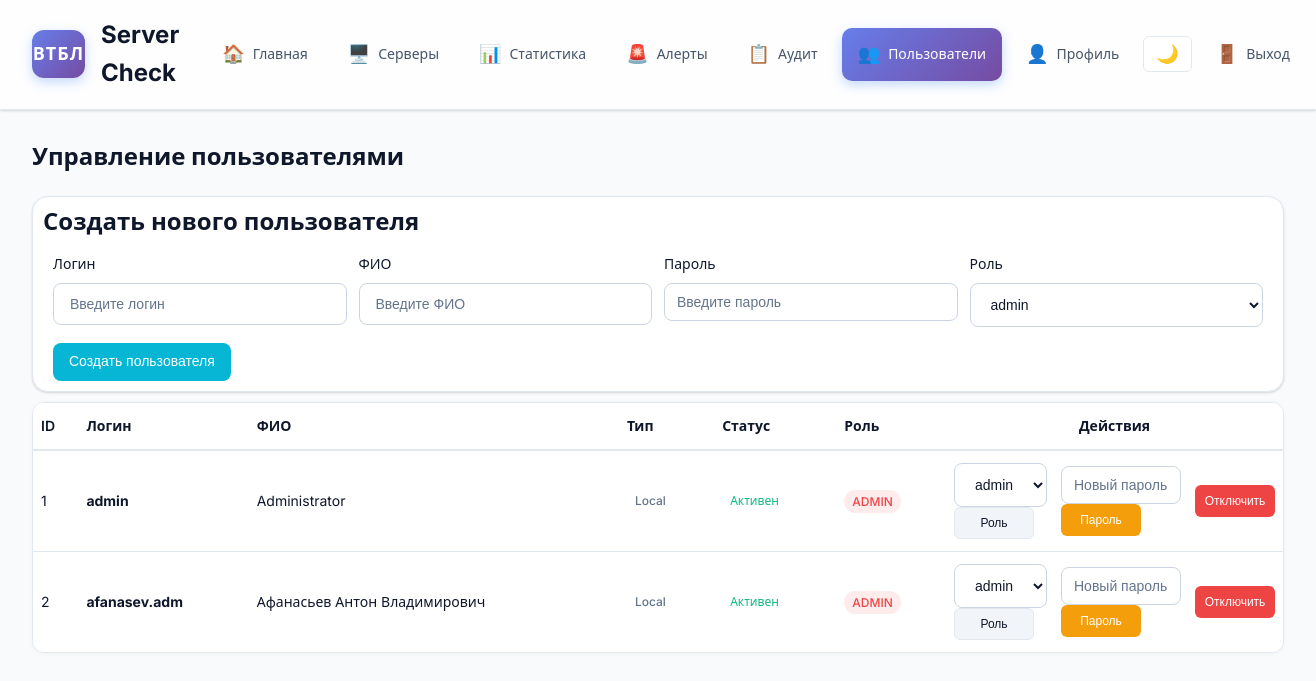
The app's page /users (signed in) with its own data.
### app/models.py (models this page shows)
class User(Base):
    __tablename__ = "users"
    id = Column(Integer, primary_key=True, index=True)
    username = Column(String(100), unique=True, index=True, nullable=False)
    full_name = Column(String(200), nullable=True)
    password_hash = Column(String(255), nullable=True)
    is_ldap = Column(Boolean, default=False)
    role = Column(String(20), default=UserRole.user.value)
    active = Column(Boolean, default=True)
    totp_enabled = Column(Boolean, default=False)
    totp_secret = Column(String(64), nullable=True)
    created_at = Column(DateTime, default=datetime.utcnow)

### app/routers.py (the view)
@router.get("/users")
async def users_page(request: Request, db: AsyncSession = Depends(get_db)):
    if not request.user.is_authenticated:
        return RedirectResponse(url="/login", status_code=HTTP_302_FOUND)
    if request.session.get("role") not in {UserRole.admin.value}:
        raise HTTPException(status_code=403, detail="Admins only")
    users = (await db.execute(select(User))).scalars().all()
    return request.app.state.templates.TemplateResponse("users.html", {"request": request, "users": users, "roles": [UserRole.admin.value, UserRole.user.value]})

### templates/users.html (shortened to what this page needs)
{% extends "base.html" %}
{% block content %}
  <div class="page-header">
    <h1>Управление пользователями</h1>
  </div>
  <div class="card" style="margin-bottom: 10px; padding: 10px">
    <h3>Создать нового пользователя</h3>
    <form method="post" action="/users">
      <div class="form-row" style="margin-right: 10px; margin-left: 10px">
        <div class="form-group">
          <label class="form-label">Логин</label>
          <input name="username" class="form-control" placeholder="Введите логин" required />
        </div>
        <div class="form-group">
          <label class="form-label">ФИО</label>
          <input name="full_name" class="form-control" placeholder="Введите ФИО" />
        </div>
        <div class="form-group">
          <label class="form-label">Пароль</label>
          <input name="password" type="password" class="form-control" placeholder="Введите пароль" required />
        </div>
        <div class="form-group">
          <label class="form-label">Роль</label>
          <select name="role" class="form-control">
            {% for r in roles %}
            <option value="{{ r }}">{{ r }}</option>
            {% endfor %}
          </select>
        </div>
      </div>
      <button style="margin-left: 10px" type="submit" class="btn btn-primary">Создать пользователя</button>
    </form>
  </div>
  <div class="table-container">
    <table class="servers-table">
      <thead>
        <tr>
          <th>ID</th>
          <th>Логин</th>
          <th>ФИО</th>
          <th>Тип</th>
          <th>Статус</th>
          <th>Роль</th>
          <th>Действия</th>
        </tr>
      </thead>
      <tbody>
        {% for u in users %}
        <tr>
          <td>{{ u.id }}</td>
          <td><strong>{{ u.username }}</strong></td>
          <td>{{ u.full_name or '—' }}</td>
          <td>
            <span class="status-badge {{ 'status-online' if u.is_ldap else 'status-unknown' }}">
              {{ 'LDAP' if u.is_ldap else 'Local' }}
            </span>
          </td>
          <td>
            <span class="status-badge {{ 'status-online' if u.active else 'status-offline' }}">
              {{ 'Активен' if u.active else 'Отключен' }}
            </span>
          </td>
          <td>
            <span class="role-badge role-{{ u.role.lower() }}">{{ u.role }}</span>
          </td>
          <td>
            <div class="action-buttons">
              {% if not u.is_ldap %}
                <form method="post" action="/users/{{ u.id }}/role" style="display:inline;">
                  <select name="role" class="form-control" style="width:auto; display:inline-block; margin-right:8px;">
                    {% for r in roles %}
                    <option value="{{ r }}" {% if u.role==r %}selected{% endif %}>{{ r }}</option>
                    {% endfor %}
                  </select>
                  <button type="submit" class="btn btn-sm btn-secondary">Роль</button>
                </form>
                <form method="post" action="/users/{{ u.id }}/password" style="display:inline;">
                  <input name="new_password" type="password" class="form-control" placeholder="Новый пароль" required style="width:120px; display:inline-block; margin-right:8px;" />
                  <button type="submit" class="btn btn-sm btn-warning">Пароль</button>
                </form>
              {% endif %}
              {% if u.active %}
                <form method="post" action="/users/{{ u.id }}/deactivate" style="display:inline;">
                  <button type="submit" class="btn btn-sm btn-danger" onclick="return confirm('Отключить пользователя {{ u.username }}?')">Отключить</button>
                </form>
              {% else %}
                <form method="post" action="/users/{{ u.id }}/activate" style="display:inline;">
                  <button type="submit" class="btn btn-sm btn-success">Включить</button>
                </form>
              {% endif %}
            </div>
          </td>
        </tr>
        {% endfor %}
      </tbody>
    </table>
  </div>
{% endblock %}

### records on screen
User: id "1", username "admin", full_name "Administrator", is_ldap "Local", active "Активен", role "ADMIN", role "admin"
User: id "2", username "afanasev.adm", full_name "Афанасьев Антон Владимирович", is_ldap "Local", active "Активен", role "ADMIN", role "admin"

### other values on screen
form field role "admin"
